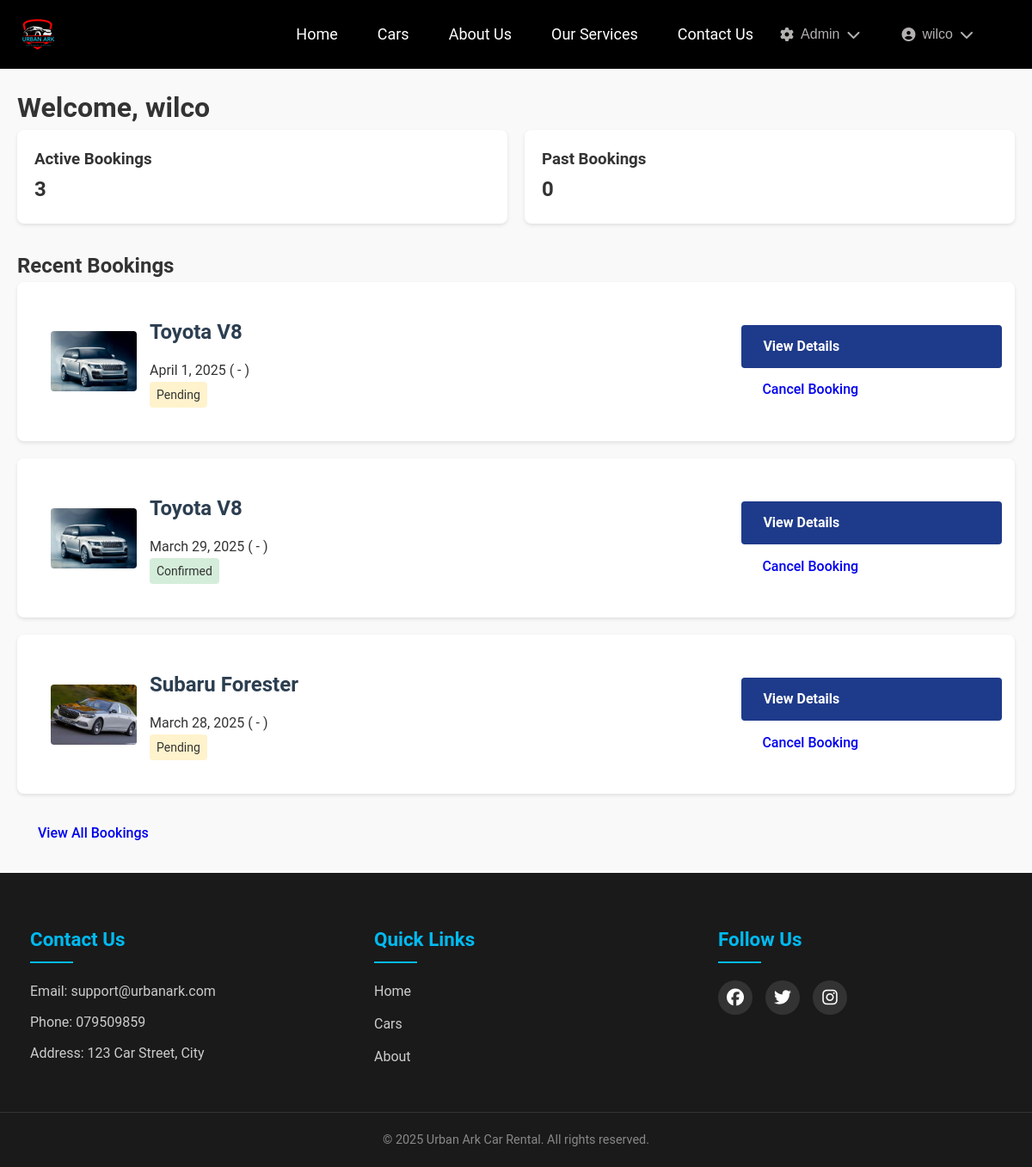
/users/dashboard/ (signed in), run on the app's committed database.
### users/models.py (models this page shows, shortened)
class CustomUser(AbstractUser):
    USER_TYPE_CHOICES = (
        ('customer', 'Customer'),
        ('admin', 'Admin'),
        ('staff', 'Staff')
    )
    GENDER_CHOICES = [
        ('male', 'Male'),
        ('female', 'Female'),
        ('other', 'Other')
    ]
    user_type = models.CharField(max_length=20, choices=USER_TYPE_CHOICES, default='customer')
    email = models.EmailField(_('email address'), unique=True)
    gender = models.CharField(max_length=10, choices=GENDER_CHOICES, blank=True, null=True)
    date_of_birth = models.DateField(_('date of birth'), null=True, blank=True)
    profile_picture = models.ImageField(upload_to='profile_pics/', null=True, blank=True)
    is_verified = models.BooleanField(default=False)
    phone_regex = RegexValidator(
        regex=r'^\+?1?\d{9,15}$',
        message="Phone number must be entered in the format: '+999999999'. Up to 15 digits allowed."
    )
    phone_number = models.CharField(validators=[phone_regex], max_length=17, blank=True)
    emergency_contact = models.CharField(max_length=100, blank=True)
    emergency_phone = models.CharField(validators=[phone_regex], max_length=17, blank=True)
    street_address = models.CharField(max_length=255, blank=True)
    city = models.CharField(max_length=100, blank=True)
    postal_code = models.CharField(max_length=10, blank=True)
    country = models.CharField(max_length=100, blank=True)
    license_number = models.CharField(max_length=50, blank=True)
    license_country = models.CharField(max_length=100, blank=True)
    license_expiry = models.DateField(null=True, blank=True)
    license_image = models.ImageField(upload_to='licenses/', null=True, blank=True)
    has_international_permit = models.BooleanField(default=False)
    international_permit_number = models.CharField(max_length=50, blank=True)
    international_permit_expiry = models.DateField(null=True, blank=True)
    USERNAME_FIELD = 'email'
    REQUIRED_FIELDS = ['username']
    class Meta:
        verbose_name = _('user')
        verbose_name_plural = _('users')

### cars/models.py (models this page shows, shortened)
class Booking(models.Model):
    STATUS_CHOICES = [
        ('pending', 'Pending'),
        ('confirmed', 'Confirmed'),
        ('active', 'Active'),
        ('completed', 'Completed'),
        ('overdue', 'Overdue'),
        ('returned', 'Returned'),
        ('cancelled', 'Cancelled')
    ]
    user = models.ForeignKey(
        settings.AUTH_USER_MODEL,
        on_delete=models.CASCADE,
        related_name='bookings'  # Add this line
    )
    car = models.ForeignKey(Car, on_delete=models.CASCADE)
    start_date = models.DateTimeField()
    end_date = models.DateTimeField()
    actual_return_date = models.DateTimeField(null=True, blank=True)
    total_cost = models.DecimalField(max_digits=10, decimal_places=2)
    status = models.CharField(max_length=20, choices=STATUS_CHOICES, default='pending')
    booking_date = models.DateTimeField(auto_now_add=True)
    is_late = models.BooleanField(default=False)
    late_fees = models.DecimalField(max_digits=10, decimal_places=2, default=0)
    penalty_paid = models.BooleanField(default=False)

class Car(models.Model):
    TRANSMISSION_CHOICES = [
        ('auto', 'Automatic'),
        ('manual', 'Manual')
    ]
    FUEL_CHOICES = [
        ('petrol', 'Petrol'),
        ('diesel', 'Diesel'),
        ('hybrid', 'Hybrid'),
        ('electric', 'Electric')
    ]
    name = models.CharField(max_length=200)
    make = models.CharField(max_length=100)
    model = models.CharField(max_length=100)
    description = models.TextField(blank=True)
    category = models.ForeignKey(CarCategory, on_delete=models.CASCADE)
    year = models.IntegerField(
        validators=[
            MinValueValidator(1990),
            MaxValueValidator(2025)
        ]
    )
    transmission = models.CharField(max_length=10, choices=TRANSMISSION_CHOICES)
    fuel_type = models.CharField(max_length=10, choices=FUEL_CHOICES)
    seats = models.IntegerField()
    daily_rate = models.DecimalField(max_digits=10, decimal_places=2)
    image = models.ImageField(upload_to='car_images/', null=True, blank=True)
    quantity = models.PositiveIntegerField(default=1, help_text="Total number of units")
    booked_units = models.PositiveIntegerField(default=0, help_text="Number of currently booked units")

### users/views.py (the view)
# urls.py: path('dashboard/', views.customer_dashboard, name='customer_dashboard'),
@login_required
def customer_dashboard(request):
    active_bookings = Booking.objects.filter(
        user=request.user,
        status__in=['pending', 'confirmed', 'active']
    )
    past_bookings = Booking.objects.filter(
        user=request.user,
        status__in=['completed', 'cancelled']
    )
    recent_bookings = Booking.objects.filter(
        user=request.user
    ).order_by('-booking_date')[:5]
    unpaid_penalties = Booking.objects.filter(
        user=request.user,
        is_late=True,
        penalty_paid=False
    ).aggregate(total=Sum('late_fees'))['total'] or 0
    context = {
        'active_bookings': active_bookings,
        'past_bookings': past_bookings,
        'recent_bookings': recent_bookings,
        'unpaid_penalties': unpaid_penalties,
    }
    return render(request, 'users/customer_dashboard.html', context)

### templates/users/customer_dashboard.html (shortened to what this page needs)
{% extends 'base.html' %}
{% load static %}
{% block extra_css %}
<link rel="stylesheet" href="{% static 'css/dashboard.css' %}">
{% endblock %}
{% block content %}
<div class="dashboard-container">
    <h1>Welcome, {{ user.get_full_name|default:user.username }}</h1>
    <div class="dashboard-stats">
        <div class="stat-card">
            <h3>Active Bookings</h3>
            <p class="stat-number">{{ active_bookings.count }}</p>
        </div>
        <div class="stat-card">
            <h3>Past Bookings</h3>
            <p class="stat-number">{{ past_bookings.count }}</p>
        </div>
    </div>
    <div class="dashboard-section">
        <h2>Recent Bookings</h2>
        {% if recent_bookings %}
            <div class="bookings-list">
                {% for booking in recent_bookings %}
                <div class="booking-card">
                    <div class="car-info">
                        {% if booking.car.image %}
                            <img src="{{ booking.car.image.url }}" alt="{{ booking.car.name }}">
                        {% endif %}
                        <div class="car-details">
                            <h3>{{ booking.car.make }} {{ booking.car.model }}</h3>
                            <p class="booking-dates">
                                {% if booking.rental_type == 'daily' %}
                                    {{ booking.start_date|date }} - {{ booking.end_date|date }}
                                {% else %}
                                    {{ booking.start_date|date }} ({{ booking.start_time }} - {{ booking.end_time }})
                                {% endif %}
                            </p>
                            <p class="booking-status {{ booking.status }}">{{ booking.get_status_display }}</p>
                        </div>
                    </div>
                    <div class="booking-actions">
                        <a href="{% url 'booking_detail' booking.id %}" class="btn btn-primary">View Details</a>
                        {% if booking.status == 'pending' or booking.status == 'confirmed' %}
                            <a href="{% url 'cancel_booking' booking.id %}" class="btn btn-danger">Cancel Booking</a>
                        {% endif %}
                    </div>
                </div>
                {% endfor %}
            </div>
            <a href="{% url 'user_bookings' %}" class="btn btn-secondary">View All Bookings</a>
        {% else %}
            <p>No recent bookings found.</p>
            <a href="{% url 'car_list' %}" class="btn btn-primary">Browse Cars</a>
        {% endif %}
    </div>
</div>
{% endblock %}

### templates/base.html (shortened to what this page needs)
<html lang="en">
<head>
    {% load static %}
    <link rel="stylesheet" href="{% static 'css/style.css' %}">
    <link rel="stylesheet" href="{% static 'css/home.css' %}">
    <link rel="stylesheet" href="{% static 'css/about.css' %}">
    <link rel="stylesheet" href="{% static 'css/contact.css' %}">
    <link rel="stylesheet" href="https://cdnjs.cloudflare.com/ajax/libs/font-awesome/6.7.2/css/all.min.css">
    {% block extra_css %}{% endblock %}
</head>
<body>
    <header class="header">
        <div class="logo-container">
            <a href="{% url 'home' %}">
                <img src="{% static 'img/logo.png' %}" alt="Urban Ark Logo" class="logo">
            </a>
        </div>
        <nav class="navbar">
            <div class="nav-links">
                <a href="{% url 'home' %}" class="{% if request.resolver_match.url_name == 'home' %}active{% endif %}">Home</a>
                <a href="{% url 'car_list' %}" class="{% if request.resolver_match.url_name == 'car_list' %}active{% endif %}">Cars</a>
                <a href="{% url 'about' %}" class="{% if request.resolver_match.url_name == 'about' %}active{% endif %}">About Us</a>
                <a href="{% url 'services' %}" class="{% if request.resolver_match.url_name == 'services' %}active{% endif %}">Our Services</a>
                <a href="{% url 'contact' %}" class="{% if request.resolver_match.url_name == 'contact' %}active{% endif %}">Contact Us</a>
            </div>
            {% if user.is_authenticated %}
            <div class="nav-right">
                {% if user.is_staff %}
                <div class="dropdown">
                    <button class="dropbtn">
                        <i class="fas fa-cog"></i> Admin
                        <i class="fas fa-chevron-down"></i>
                    </button>
                </div>
                {% endif %}
                <div class="dropdown">
                    <button class="dropbtn user-menu-btn">
                        {% if user.profile_picture %}
                            <img src="{{ user.profile_picture.url }}" alt="Profile" class="profile-pic">
                        {% else %}
                            <i class="fas fa-user-circle"></i>
                        {% endif %}
                        {{ user.get_full_name|default:user.username }}
                        <i class="fas fa-chevron-down"></i>
                    </button>
                </div>
            </div>
            {% else %}
            <div class="nav-right">
                <a href="{% url 'login' %}" class="login-btn">Login</a>
                <a href="{% url 'register' %}" class="register-btn">Register</a>
            </div>
            {% endif %}
        </nav>
    </header>
    <div class="content">
        {% block content %}
        {% endblock %}
    </div>
    <footer class="site-footer">
        <div class="footer-content">
            <div class="footer-section">
                <h3>Contact Us</h3>
                <p>Email: support@urbanark.com</p>
                <p>Phone: 079509859</p>
                <p>Address: 123 Car Street, City</p>
            </div>
            <div class="footer-section">
                <h3>Quick Links</h3>
                <ul>
                    <li><a href="{% url 'home' %}">Home</a></li>
                    <li><a href="{% url 'car_list' %}">Cars</a></li>
                    <li><a href="{% url 'about' %}">About</a></li>
                </ul>
            </div>
            <div class="footer-section">
                <h3>Follow Us</h3>
                <div class="social-links">
                    <a href="#"><i class="fab fa-facebook"></i></a>
                    <a href="#"><i class="fab fa-twitter"></i></a>
                    <a href="#"><i class="fab fa-instagram"></i></a>
                </div>
            </div>
        </div>
        <div class="footer-bottom">
            <p>&copy; <span id="year"></span> Urban Ark Car Rental. All rights reserved.</p>
        </div>
    </footer>
</body>
</html>

### static/css/style.css (style rules this page uses)
.header { background: black; padding: 15px 20px; display: flex; justify-content: space-between; align-items: center; position: fixed; top: 0; left: 0; width: 100%; z-index: 100; box-sizing: border-box; }
.logo-container img { height: 50px; width: auto; }
.navbar { display: flex; justify-content: space-between; align-items: center; padding: 0 2rem; }
.nav-links { display: flex; align-items: center; gap: 1rem; }
.nav-right { display: flex; align-items: center; gap: 1rem; }
.navbar a { color: white; text-decoration: none; margin: 0 15px; font-size: 18px; transition: color 0.3s ease; position: relative; }
.navbar a::after { content: ''; position: absolute; width: 0; height: 2px; background: #00baf0; left: 0; bottom: -5px; transition: width 0.3s ease; }
.dropdown { position: relative; display: inline-block; }
.dropbtn { background: transparent; color: #b3b0b0; padding: 0.5rem 1rem; border: none; cursor: pointer; display: flex; align-items: center; gap: 0.5rem; font-size: 1rem; }
.user-menu-btn { display: flex; align-items: center; gap: 0.5rem; }
.site-footer { background: #1a1a1a; color: #fff; padding: 60px 0 20px; margin-top: auto; }
.footer-content { max-width: 1200px; margin: 0 auto; display: grid; grid-template-columns: repeat(auto-fit, minmax(250px, 1fr)); gap: 40px; padding: 0 20px; }
.footer-section { padding: 0 15px; }
.footer-section h3 { color: #00baf0; font-size: 1.4rem; margin-bottom: 20px; position: relative; padding-bottom: 10px; }
.footer-section h3::after { content: ''; position: absolute; left: 0; bottom: 0; width: 50px; height: 2px; background: #00baf0; }
.footer-section p { margin: 10px 0; color: #ccc; line-height: 1.6; }
.footer-section ul { list-style: none; padding: 0; }
.footer-section ul li { margin-bottom: 12px; }
.footer-section a { color: #ccc; text-decoration: none; transition: color 0.3s ease, padding-left 0.3s ease; display: inline-block; }
.social-links { display: flex; gap: 15px; margin-top: 20px; }
.social-links a { background: #333; width: 40px; height: 40px; border-radius: 50%; display: flex; align-items: center; justify-content: center; transition: transform 0.3s ease, background-color 0.3s ease; }
.social-links a i { font-size: 20px; color: #fff; }
.footer-bottom { text-align: center; margin-top: 40px; padding-top: 20px; border-top: 1px solid #333; }
.footer-bottom p { color: #888; font-size: 0.9rem; }
body { min-height: 100vh; display: flex; flex-direction: column; }
.content { flex: 1; padding-top: 80px; }
.content { padding-top: 80px; }

### static/css/home.css (style rules this page uses)
* { box-sizing: border-box; margin: 0; padding: 0; }
body { font-family: 'Poppins', sans-serif; color: #333; line-height: 1.6; background-color: #f9f9f9; }
.car-info { padding: 1.5rem; }
.car-info h3 { font-size: 1.5rem; color: #2c3e50; margin-bottom: 0.8rem; }
.btn { display: inline-block; text-decoration: none; padding: 0.8rem 1.5rem; border-radius: 5px; font-weight: 500; transition: all 0.3s ease; text-align: center; }
.btn-primary { background-color: #2c3e50; color: white; border: none; width: 100%; margin-top: 1rem; }

### static/css/about.css (style rules this page uses)
:root { --primary-color: #1e3a8a; --secondary-color: #3b82f6; --accent-color: #f59e0b; --light-gray: #f3f4f6; --dark-gray: #4b5563; --white: #ffffff; --shadow: 0 4px 6px rgba(0, 0, 0, 0.1); --transition: all 0.3s ease; }
body { color: #333; font-family: 'Roboto', Arial, sans-serif; line-height: 1.6; }

### static/css/contact.css (style rules this page uses)
:root { --primary-color: #1e3a8a; --secondary-color: #3b82f6; --accent-color: #f59e0b; --light-gray: #f3f4f6; --dark-gray: #4b5563; --white: #ffffff; --shadow: 0 4px 6px rgba(0, 0, 0, 0.1); --transition: all 0.3s ease; }
.btn-primary { background-color: var(--primary-color); color: var(--white); padding: 12px 25px; border: none; border-radius: 4px; font-size: 1rem; font-weight: 600; cursor: pointer; transition: var(--transition); display: inline-flex; align-items: center; gap: 8px; }

### data on the page
CustomUser: get_full_name "wilco"
Booking: car.image (picture), car.make "Toyota", car.model "V8", start_date "April 1, 2025", status "Pending", shows "Cancel Booking"
Booking: car.image (picture), car.make "Toyota", car.model "V8", start_date "March 29, 2025", status "Confirmed", shows "Cancel Booking"
Booking: car.image (picture), car.make "Subaru", car.model "Forester", start_date "March 28, 2025", status "Pending", shows "Cancel Booking"

### other printed values
{{ active_bookings.count }} "3"
{{ past_bookings.count }} "0"
